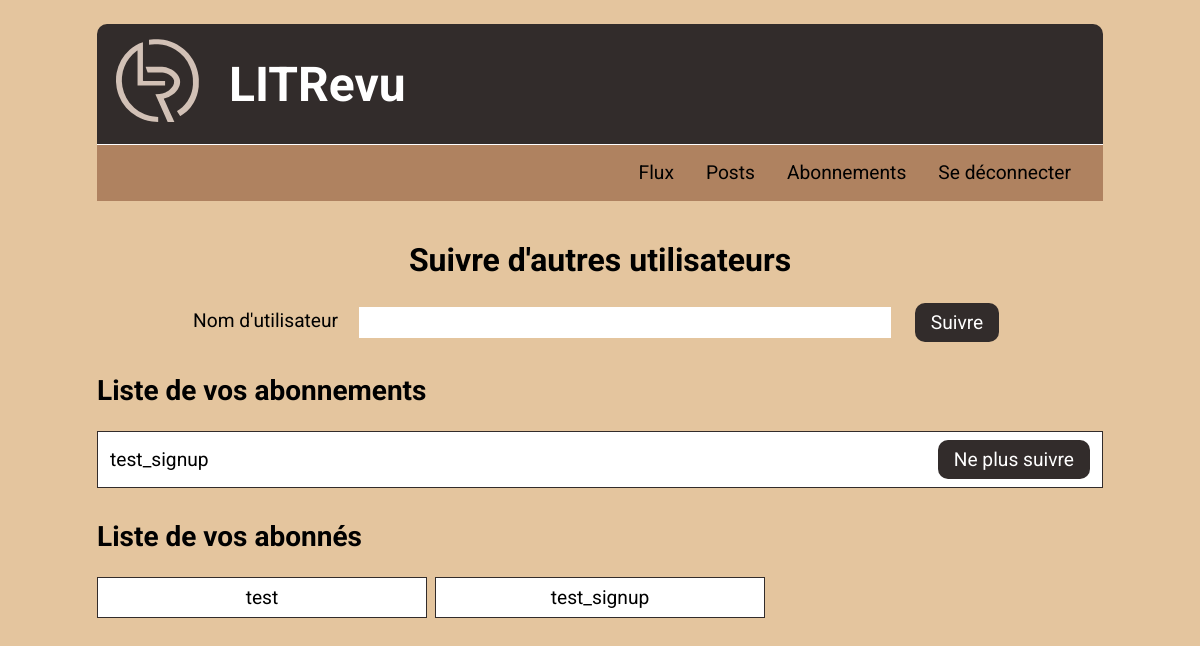
The app's page /subscriptions/ (signed in), older data.
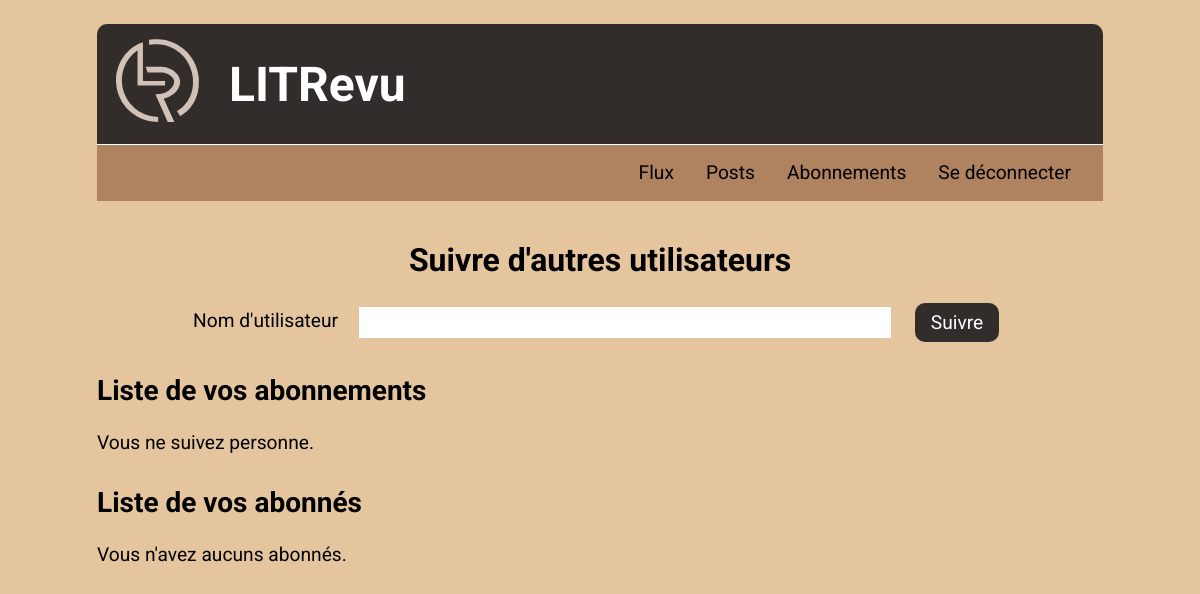
The same page, newer data.
### flux/models.py (models this page shows, shortened)
class UserFollows(models.Model):
    user = models.ForeignKey(to=settings.AUTH_USER_MODEL,
                             on_delete=models.CASCADE,
                             related_name='following')
    followed_user = models.ForeignKey(
        to=settings.AUTH_USER_MODEL,
        on_delete=models.CASCADE,
        related_name='followed_by'
    )
    class Meta:
        unique_together = (('user', 'followed_user'),)

### authentication/models.py (models this page shows)
class User(AbstractUser):
    pass

### flux/views.py (the view, shortened to what this page needs)
# urls.py: path('subscriptions/', flux.views.subscriptions_page,
@login_required
def subscriptions_page(request):
    current_user = request.user
    search_query = request.GET.get('search', '')
    following = UserFollows.objects.filter(
        user=current_user
    ).select_related('followed_user')
    followers = UserFollows.objects.filter(
        followed_user=current_user
    ).select_related('user')
    context = {
        'following': following,
        'followers': followers,
        'search_query': search_query,
    }
    return render(request, 'flux/subscriptions.html', context)

### flux/templates/flux/subscriptions.html (shortened to what this page needs)
{% extends 'base.html' %}
{% block content %}
    <main class="main-subscriptions">
        <h2>Suivre d'autres utilisateurs</h2>
        <section class="block-search">
            <form method="get" class="subscription-form">
                <label for="search">Nom d'utilisateur</label>
                <input type="text" id="search" name="search" value=
                        "{{ search_query }}" required>
                <button type="submit" class="btn-action">Suivre</button>
            </form>
        </section>
        <section>
            <h3>Liste de vos abonnements</h3>
            {% if following %}
                <ul class="following-list">
                    {% for follow in following %}
                        <li>
                            <span>{{ follow.followed_user.username }}</span>
                             <form method="post" action="
    {% url 'unfollow_user' follow.followed_user.id %}">
                                <button class="btn-action">Ne plus
                                    suivre</button>
                            </form>
                        </li>
                    {% endfor %}
                </ul>
             {% else %}
                <p> Vous ne suivez personne.</p>
            {% endif %}
        </section>
        <section>
            <h3>Liste de vos abonnés</h3>
            {% if followers %}
                <ul class="followers-list">
                    {% for follower in followers %}
                        <li>{{ follower.user.username }}</li>
                    {% endfor %}
                </ul>
            {% else %}
                <p>Vous n'avez aucuns abonnés.</p>
            {% endif %}
        </section>
    </main>
{% endblock content %}

### templates/base.html (shortened to what this page needs)
{% load static %}
<!DOCTYPE html>
<html lang="fr">
    <head>
        <link rel="stylesheet" href="{% static 'litrevu/styles.css' %}" />
    </head>
    <body>
        <header>
            <div class="header-logo">
                <img src="{% static 'litrevu/images/logo_litrevu.svg' %}"
                     alt="">
                <h1>LITRevu</h1>
            </div>
            {% if user.is_authenticated %}
                <nav>
                    <ul>
                        <li><a href="{% url 'home' %}">Flux</a></li>
                        <li><a href="{% url 'posts' %}">Posts</a></li>
                        <li>
                            <a href="{% url 'subscriptions' %}">
                                Abonnements
                            </a>
                        </li>
                        <li><a href="{% url 'logout' %}">Se
                            déconnecter</a></li>
                    </ul>
                </nav>
            {% endif %}
        </header>
        {% block content %}
        {% endblock content %}
    </body>
</html>

### static/litrevu/styles.css (style rules this page uses)
:root { --background-color: #E4C59E; --font-primary: #000000; --font-secondary: #FFFFFF; --color-primary: #AF8260; --color-secondary: #803D3B; --color-tertiary: #322C2B; --color-error: #880707; }
* { margin: 0; box-sizing: border-box; font-family: 'Roboto', Arial, sans-serif; }
body { max-width: 456px; padding: 24px; font-size: 1.2rem; background-color: var(--background-color); color: var(--font-primary) }
h1 { font-size: 3rem; margin: 1rem 0 1rem 0; }
h2 { font-size: 2rem; text-align: center; padding-bottom: 1.5rem; }
h3 { margin-top: 2rem; font-size: 1.75rem; padding-bottom: 1.5rem; }
.btn-action { margin-top: 1rem; border: none; font-size: 1.2rem; background-color: var(--color-tertiary); padding: 0.5rem 1rem; border-radius: 10px; color: var(--font-secondary); cursor: pointer; }
.main-flux, .main-posts, .main-subscriptions { margin-top: 2.5rem; }
@media screen and (min-width: 768px) { body { margin: 0 auto; max-width: 788px; } }
@media screen and (min-width: 768px) { .header-logo { text-align: right; } }
@media screen and (min-width: 768px) { .block-search { padding: 0 6rem; } }
@media screen and (min-width: 768px) { .subscription-form { display: grid; grid-template-columns: 150px auto 100px; grid-gap: 1rem; align-items: center; justify-items: center; } }
@media screen and (min-width: 768px) { .btn-action { margin: 0; } }
@media screen and (min-width: 1024px) { body { max-width: 1054px; margin: 0 auto; } }

Row changes from the older to the newer data that the page shows:
removed UserFollows: followed_user.username "test_signup", shown under "Liste de vos abonnements"
removed UserFollows: user.username "test", shown under "Liste de vos abonnés"
removed UserFollows: user.username "test_signup", shown under "Liste de vos abonnés"
Text that changed along with them:
text now shown: "Vous ne suivez personne. Vous n'avez aucuns abonnés."
